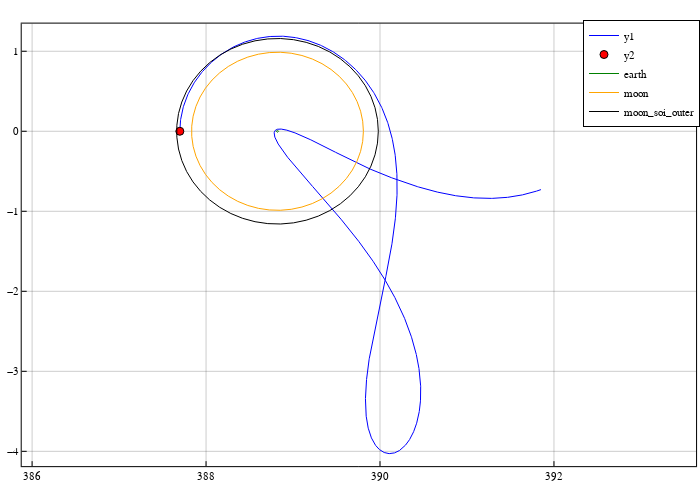

Notebook code cell kept with this figure:
### Code cell
for k in 1:size(solution)[2]
    t = solution.t[k]
    θs = param3b.oms*t
    solution.u[k][1:6] = transform_EMrot_to_SunB1(solution.u[k][1:6], θs, param3b.oms)
#     print(solution[1:6,k])
    
end

println(solution[1])
plot2 = plot(size=(700,500), frame_style=:box, aspect_ratio=:equal, grid=0.4)

plot!(plot2, Array(solution)[1,:], Array(solution)[2,:], color=:blue, linewidth=1.0, linestyle=:solid)
scatter!(plot2, [solution.u[1][1]], [solution.u[1][2]], color=:red, shape=:circle)

moon = plot_circle(1-param3b.mu2, param3b.as , 0.0)
earth = plot_circle(param3b.mu2, param3b.as, 0.0)
moon_soi_outer = plot_circle(1-param3b.mu2+66000/param3b.lstar, param3b.as, 0.0)

plot!(plot2, earth[1,:], earth[2,:], c=:green, lw=1.0, label="earth")
plot!(plot2, moon[1,:], moon[2,:], c=:orange, lw=1.0, label="moon")
plot!(plot2, moon_soi_outer[1,:], moon_soi_outer[2,:], c=:black, lw=1.0, label="moon_soi_outer")

### Figure 1 — Plotly figure (JSON) as saved in the notebook; plotly's stock layout.template omitted (floating-point values rounded to 4 significant figures; data arrays with more than 128 entries replaced by an {"elided": "..."} marker saying what was removed)
{"data": [{"colorbar": {"title": ""}, "legendgroup": "y1", "line": {"color": "rgba(0, 0, 255, 1.000)", "dash": "solid", "shape": "linear", "width": 1}, "mode": "lines", "name": "y1", "showlegend": true, "type": "scatter", "x": {"elided": "2965 float values"}, "xaxis": "x", "y": {"elided": "2965 float values"}, "yaxis": "y", "zmax": null, "zmin": null}, {"colorbar": {"title": ""}, "legendgroup": "y2", "marker": {"color": "rgba(255, 0, 0, 1.000)", "line": {"color": "rgba(0, 0, 0, 1.000)", "width": 1}, "size": 8, "symbol": "circle"}, "mode": "markers", "name": "y2", "showlegend": true, "type": "scatter", "x": [387.7], "xaxis": "x", "y": [-2.794e-07], "yaxis": "y", "zmax": null, "zmin": null}, {"colorbar": {"title": ""}, "legendgroup": "earth", "line": {"color": "rgba(0, 128, 0, 1.000)", "dash": "solid", "shape": "linear", "width": 1}, "mode": "lines", "name": "earth", "showlegend": true, "type": "scatter", "x": [388.8, 388.8, 388.8, 388.8, 388.8, 388.8, 388.8, 388.8, 388.8, 388.8, 388.8, 388.8, 388.8, 388.8, 388.8, 388.8, 388.8, 388.8, 388.8, 388.8, 388.8, 388.8, 388.8, 388.8, 388.8, 388.8, 388.8, 388.8, 388.8, 388.8, 388.8, 388.8, 388.8, 388.8, 388.8, 388.8, 388.8, 388.8, 388.8, 388.8, 388.8, 388.8, 388.8, 388.8, 388.8, 388.8, 388.8, 388.8, 388.8, 388.8], "xaxis": "x", "y": [0, 0.001554, 0.003082, 0.00456, 0.005963, 0.007267, 0.008453, 0.0095, 0.01039, 0.01111, 0.01165, 0.01199, 0.01214, 0.01209, 0.01185, 0.0114, 0.01077, 0.009966, 0.008995, 0.007876, 0.006629, 0.005272, 0.003829, 0.002323, 0.0007785, -0.0007785, -0.002323, -0.003829, -0.005272, -0.006629, -0.007876, -0.008995, -0.009966, -0.01077, -0.0114, -0.01185, -0.01209, -0.01214, -0.01199, -0.01165, -0.01111, -0.01039, -0.0095, -0.008453, -0.007267, -0.005963, -0.00456, -0.003082, -0.001554, -2.976e-18], "yaxis": "y", "zmax": null, "zmin": null}, {"colorbar": {"title": ""}, "legendgroup": "moon", "line": {"color": "rgba(255, 165, 0, 1.000)", "dash": "solid", "shape": "linear", "width": 1}, "mode": "lines", "name": "moon", "showlegend": true, "type": "scatter", "x": [389.8, 389.8, 389.8, 389.7, 389.7, 389.6, 389.5, 389.4, 389.3, 389.2, 389.1, 389.0, 388.9, 388.7, 388.6, 388.5, 388.4, 388.3, 388.2, 388.1, 388.0, 387.9, 387.9, 387.9, 387.8, 387.8, 387.9, 387.9, 387.9, 388.0, 388.1, 388.2, 388.3, 388.4, 388.5, 388.6, 388.7, 388.9, 389.0, 389.1, 389.2, 389.3, 389.4, 389.5, 389.6, 389.7, 389.7, 389.8, 389.8, 389.8], "xaxis": "x", "y": [0, 0.1263, 0.2506, 0.3707, 0.4848, 0.5908, 0.6872, 0.7723, 0.8448, 0.9033, 0.947, 0.9752, 0.9873, 0.9833, 0.9631, 0.9271, 0.8758, 0.8102, 0.7313, 0.6404, 0.5389, 0.4286, 0.3113, 0.1888, 0.06329, -0.06329, -0.1888, -0.3113, -0.4286, -0.5389, -0.6404, -0.7313, -0.8102, -0.8758, -0.9271, -0.9631, -0.9833, -0.9873, -0.9752, -0.947, -0.9033, -0.8448, -0.7723, -0.6872, -0.5908, -0.4848, -0.3707, -0.2506, -0.1263, -2.42e-16], "yaxis": "y", "zmax": null, "zmin": null}, {"colorbar": {"title": ""}, "legendgroup": "moon_soi_outer", "line": {"color": "rgba(0, 0, 0, 1.000)", "dash": "solid", "shape": "linear", "width": 1}, "mode": "lines", "name": "moon_soi_outer", "showlegend": true, "type": "scatter", "x": [390.0, 390.0, 389.9, 389.9, 389.8, 389.8, 389.7, 389.5, 389.4, 389.3, 389.2, 389.0, 388.9, 388.7, 388.6, 388.4, 388.3, 388.2, 388.0, 387.9, 387.8, 387.8, 387.7, 387.7, 387.7, 387.7, 387.7, 387.7, 387.8, 387.8, 387.9, 388.0, 388.2, 388.3, 388.4, 388.6, 388.7, 388.9, 389.0, 389.2, 389.3, 389.4, 389.5, 389.7, 389.8, 389.8, 389.9, 389.9, 390.0, 390.0], "xaxis": "x", "y": [0, 0.1483, 0.2941, 0.4351, 0.5689, 0.6934, 0.8066, 0.9064, 0.9914, 1.06, 1.111, 1.145, 1.159, 1.154, 1.13, 1.088, 1.028, 0.9509, 0.8583, 0.7515, 0.6325, 0.503, 0.3653, 0.2216, 0.07428, -0.07428, -0.2216, -0.3653, -0.503, -0.6325, -0.7515, -0.8583, -0.9509, -1.028, -1.088, -1.13, -1.154, -1.159, -1.145, -1.111, -1.06, -0.9914, -0.9064, -0.8066, -0.6934, -0.5689, -0.4351, -0.2941, -0.1483, -2.84e-16], "yaxis": "y", "zmax": null, "zmin": null}], "layout": {"annotations": [], "height": 500, "legend": {"bgcolor": "rgba(255, 255, 255, 1.000)", "bordercolor": "rgba(0, 0, 0, 1.000)", "borderwidth": 1, "font": {"color": "rgba(0, 0, 0, 1.000)", "family": "sans-serif", "size": 11}, "title": {"font": {"color": "rgba(0, 0, 0, 1.000)", "family": "sans-serif", "size": 15}, "text": ""}, "tracegroupgap": 0, "traceorder": "normal", "x": 1, "xanchor": "auto", "y": 1, "yanchor": "auto"}, "margin": {"b": 20, "l": 0, "r": 0, "t": 20}, "paper_bgcolor": "rgba(255, 255, 255, 1.000)", "plot_bgcolor": "rgba(255, 255, 255, 1.000)", "showlegend": true, "width": 700, "xaxis": {"anchor": "y", "domain": [0.03102, 0.9944], "gridcolor": "rgba(0, 0, 0, 0.400)", "gridwidth": 0.5, "linecolor": "rgba(0, 0, 0, 1.000)", "mirror": true, "range": [385.9, 393.6], "showgrid": true, "showline": true, "showticklabels": true, "tickangle": 0, "tickcolor": "rgb(0, 0, 0)", "tickfont": {"color": "rgba(0, 0, 0, 1.000)", "family": "sans-serif", "size": 11}, "tickmode": "array", "ticks": "inside", "ticktext": ["386", "388", "390", "392"], "tickvals": [386, 388, 390, 392], "title": "", "titlefont": {"color": "rgba(0, 0, 0, 1.000)", "family": "sans-serif", "size": 15}, "type": "-", "visible": true, "zeroline": false, "zerolinecolor": "rgba(0, 0, 0, 1.000)"}, "yaxis": {"anchor": "x", "domain": [0.0301, 0.9921], "gridcolor": "rgba(0, 0, 0, 0.400)", "gridwidth": 0.5, "linecolor": "rgba(0, 0, 0, 1.000)", "mirror": true, "range": [-4.185, 1.345], "showgrid": true, "showline": true, "showticklabels": true, "tickangle": 0, "tickcolor": "rgb(0, 0, 0)", "tickfont": {"color": "rgba(0, 0, 0, 1.000)", "family": "sans-serif", "size": 11}, "tickmode": "array", "ticks": "inside", "ticktext": ["−4", "−3", "−2", "−1", "0", "1"], "tickvals": [-4, -3, -2, -1, 0, 1], "title": "", "titlefont": {"color": "rgba(0, 0, 0, 1.000)", "family": "sans-serif", "size": 15}, "type": "-", "visible": true, "zeroline": false, "zerolinecolor": "rgba(0, 0, 0, 1.000)"}}}
